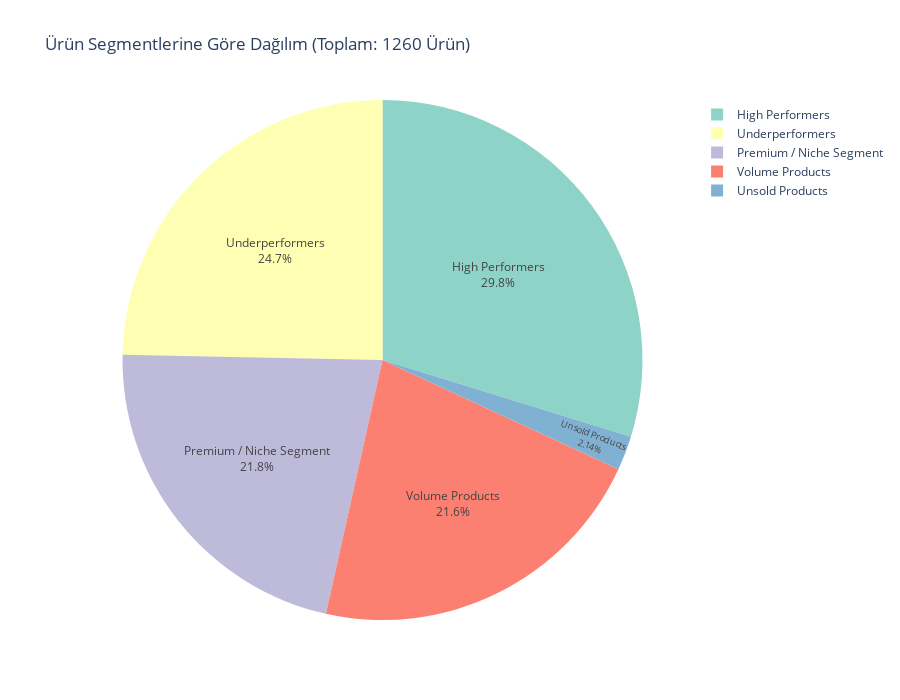

Notebook code for this chart:
### Code cell
# Pie chart oluştur
fig = px.pie(segment_df,
             values='Ürün Sayısı',
             names='Segment',
             title=f'Ürün Segmentlerine Göre Dağılım (Toplam: {total_products} Ürün)',
             hover_data=['Yüzde'],
             labels={'Yüzde': 'Yüzde (%)'},
             color_discrete_sequence=px.colors.qualitative.Set3)

# Yüzdeleri göster
fig.update_traces(textposition='inside',
                  textinfo='percent+label',
                  hovertemplate='<b>%{label}</b><br>Ürün Sayısı: %{value}<br>Yüzde: %{customdata[0]:.2f}%<extra></extra>')

fig.update_layout(
    width=900,
    height=700,
    showlegend=True
)

fig.show()

### Figure 1 — Plotly figure (JSON) as saved in the notebook; plotly's stock layout.template omitted (floating-point values rounded to 4 significant figures)
{"data": [{"customdata": [["29.76%"], ["24.68%"], ["21.83%"], ["21.59%"], ["2.14%"]], "domain": {"x": [0, 1], "y": [0, 1]}, "hovertemplate": "<b>%{label}</b><br>Ürün Sayısı: %{value}<br>Yüzde: %{customdata[0]:.2f}%<extra></extra>", "labels": ["High Performers", "Underperformers", "Premium / Niche Segment", "Volume Products", "Unsold Products"], "legendgroup": "", "name": "", "showlegend": true, "textinfo": "percent+label", "textposition": "inside", "type": "pie", "values": [375, 311, 275, 272, 27]}], "layout": {"height": 700, "legend": {"tracegroupgap": 0}, "piecolorway": ["rgb(141,211,199)", "rgb(255,255,179)", "rgb(190,186,218)", "rgb(251,128,114)", "rgb(128,177,211)", "rgb(253,180,98)", "rgb(179,222,105)", "rgb(252,205,229)", "rgb(217,217,217)", "rgb(188,128,189)", "rgb(204,235,197)", "rgb(255,237,111)"], "showlegend": true, "title": {"text": "Ürün Segmentlerine Göre Dağılım (Toplam: 1260 Ürün)"}, "width": 900}}
